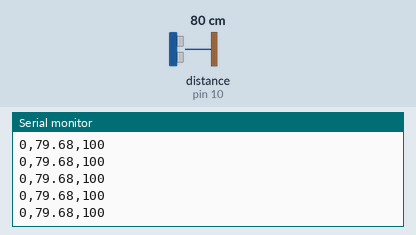
A sketch run on a simulated Arduino Uno, built with avr-gcc and run on an emulated ATmega328P. On the bench: the last lines printed to the serial monitor. Wiring (inferred from the names in the program): ultrasonic range finder: trigger pin 9; echo pin 10. The test bench sets the inputs (shaded band); at power-on: distance to the obstacle (sensor on pin 10) 80 cm. The echo pulse lasts 58.3 µs per cm.

Above: at 1.2 s.
1.3 s: distance to the obstacle (sensor on pin 10) set to 2 cm
At 1.38 s:
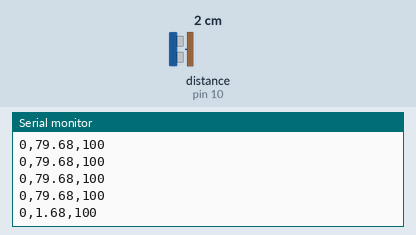
2.8 s: distance to the obstacle (sensor on pin 10) set to 4 cm
At 2.8 s:
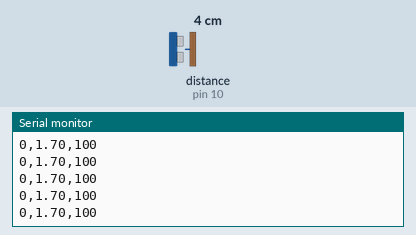
4.3 s: distance to the obstacle (sensor on pin 10) set to 299 cm
At 4.33 s:
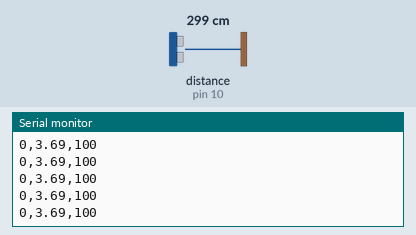
Timing chart, 0 to 7.3 s (numbered marks = the images above; inputs shaded):
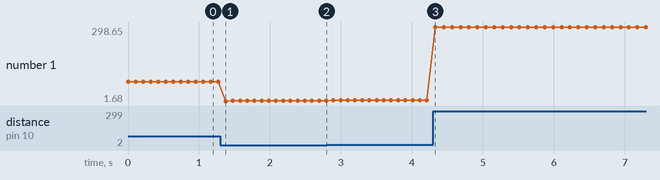

Measured:
- after the input at 1.3 s, the serial monitor: prints a new line after 0.08 s (image 1)
- plotted number 1: 79.68 → 1.7 after the input at 1.3 s, 1.7 → 3.69 after the input at 2.8 s, 3.69 → 298.65 after the input at 4.3 s

The sketch:

sonar.ino
```cpp
const int trigPin = 9;
const int echoPin = 10;
float distance, duration;
void setup() {
   pinMode(trigPin, OUTPUT);
   pinMode(echoPin, INPUT);
   Serial.begin(9600);
}

void loop() {
   digitalWrite(trigPin, LOW);
   delayMicroseconds(2);
   digitalWrite(trigPin, HIGH);
   delayMicroseconds(10);
   digitalWrite(trigPin, LOW);

   duration = pulseIn(echoPin, HIGH);
   distance = (duration*.0343)/2;


   Serial.print(0);
   Serial.print(",");
   Serial.print(distance);
   Serial.print(",");
   Serial.println(100);
   delay(100);
}
```
